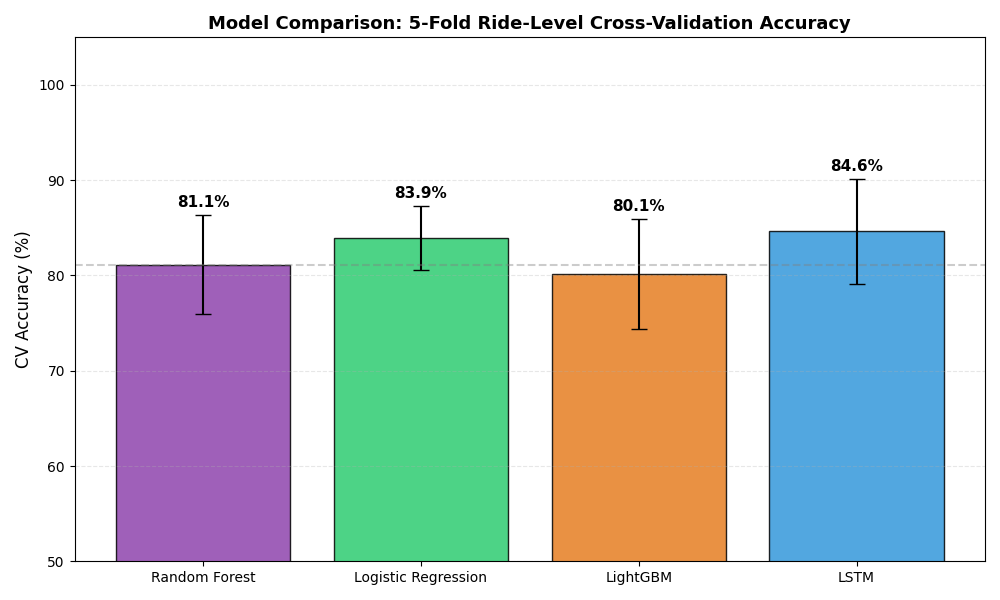

Python code for this plot:
import os
import sys
import pandas as pd
import numpy as np
import matplotlib.pyplot as plt
import warnings
warnings.filterwarnings('ignore')

# --- Core ML imports ---
try:
    from sklearn.model_selection import train_test_split, GroupKFold
    from sklearn.ensemble import RandomForestClassifier
    from sklearn.linear_model import LogisticRegression
    from sklearn.preprocessing import StandardScaler
    from sklearn.metrics import accuracy_score, classification_report
    import joblib
except ImportError:
    print("Error: pip install scikit-learn joblib")
    sys.exit(1)

# --- LightGBM (optional) ---
try:
    import lightgbm as lgb
    LGBM_AVAILABLE = True
except ImportError:
    LGBM_AVAILABLE = False
    print("⚠️  LightGBM not installed — skipping. Run: pip install lightgbm")

# --- TensorFlow/Keras for LSTM (optional) ---
try:
    import tensorflow as tf
    from tensorflow.keras.models import Sequential
    from tensorflow.keras.layers import LSTM, Dense, Dropout
    from tensorflow.keras.callbacks import EarlyStopping
    tf.get_logger().setLevel('ERROR')
    LSTM_AVAILABLE = True
except ImportError:
    LSTM_AVAILABLE = False
    print("⚠️  TensorFlow not installed — skipping LSTM. Run: pip install tensorflow")


# ── Shared config ────────────────────────────────────────────────────────────

FEATURE_COLS = [
    'torque_nm', 'rpm',
    'torque_rolling_3min', 'rpm_rolling_3min', 'exertion_debt_kj',
    'power_watts', 'exertion_intensity_kj_per_min',
    'temp_c', 'humidity_pct', 'speed_kph', 'skin_temp_c'
]
TARGET_COL   = 'is_sweating'
RANDOM_STATE = 42
N_CV_FOLDS   = 5

# LSTM sequence window — how many consecutive 50ms readings form one input sequence.
# 200 steps = 10 seconds of riding context fed into the network.
LSTM_WINDOW  = 200
LSTM_STRIDE  = 20   # step between windows (1 second), keeps dataset size manageable


# ── Data loading ─────────────────────────────────────────────────────────────

def load_data():
    csv_path = os.path.join(os.path.dirname(os.path.abspath(__file__)), 'ml_ready_dataset.csv')
    if not os.path.exists(csv_path):
        print("Error: ml_ready_dataset.csv not found. Run Step 2 first.")
        sys.exit(1)

    df = pd.read_csv(csv_path)
    df = df.dropna(subset=FEATURE_COLS + [TARGET_COL])
    print(f"Loaded {len(df)} rows across {df['ride_id'].nunique()} rides.")
    return df


# ── Ride-level CV helper ──────────────────────────────────────────────────────

def ride_level_cv(model_factory, X, y, groups, scale=False):
    """
    Run GroupKFold CV keeping rides intact across folds.
    model_factory: callable that returns a fresh unfitted model.
    scale: whether to StandardScale features (needed for Logistic Regression).
    Returns list of per-fold accuracy scores.
    """
    gkf = GroupKFold(n_splits=N_CV_FOLDS)
    scores = []
    for fold, (tr_idx, te_idx) in enumerate(gkf.split(X, y, groups), start=1):
        X_tr, X_te = X.iloc[tr_idx], X.iloc[te_idx]
        y_tr, y_te = y.iloc[tr_idx], y.iloc[te_idx]

        if scale:
            scaler = StandardScaler()
            X_tr = scaler.fit_transform(X_tr)
            X_te = scaler.transform(X_te)

        clf = model_factory()
        clf.fit(X_tr, y_tr)
        scores.append(accuracy_score(y_te, clf.predict(X_te)))
    return scores


# ── LSTM sequence builder ─────────────────────────────────────────────────────

def build_lstm_sequences(df, feature_cols, target_col, window, stride):
    """
    For each ride, slide a window of `window` rows across the data with step `stride`.
    Each sequence is labelled with the target value of its final timestep.
    Returns X (n_sequences, window, n_features), y (n_sequences,), groups (n_sequences,).
    """
    X_seqs, y_seqs, groups = [], [], []

    for ride_id, ride_df in df.groupby('ride_id'):
        ride_df = ride_df.reset_index(drop=True)
        features = ride_df[feature_cols].values
        targets  = ride_df[target_col].values

        for start in range(0, len(ride_df) - window, stride):
            end = start + window
            X_seqs.append(features[start:end])
            y_seqs.append(targets[end - 1])   # label = last timestep of the window
            groups.append(ride_id)

    return np.array(X_seqs), np.array(y_seqs), np.array(groups)


def run_lstm_cv(X_seq, y_seq, groups, n_features):
    """
    Run GroupKFold CV for the LSTM.
    Builds and trains a fresh Keras model each fold.
    """
    unique_groups = np.array(groups)
    gkf = GroupKFold(n_splits=N_CV_FOLDS)
    scores = []

    for fold, (tr_idx, te_idx) in enumerate(gkf.split(X_seq, y_seq, unique_groups), start=1):
        X_tr, X_te = X_seq[tr_idx], X_seq[te_idx]
        y_tr, y_te = y_seq[tr_idx], y_seq[te_idx]

        # Scale each feature across the training sequences
        scaler = StandardScaler()
        shape  = X_tr.shape
        X_tr   = scaler.fit_transform(X_tr.reshape(-1, n_features)).reshape(shape)
        X_te   = scaler.transform(X_te.reshape(-1, n_features)).reshape(X_te.shape)

        model = Sequential([
            LSTM(64, input_shape=(LSTM_WINDOW, n_features), return_sequences=False),
            Dropout(0.3),
            Dense(32, activation='relu'),
            Dense(1, activation='sigmoid')
        ])
        model.compile(optimizer='adam', loss='binary_crossentropy', metrics=['accuracy'])

        early_stop = EarlyStopping(monitor='val_loss', patience=3, restore_best_weights=True)
        model.fit(
            X_tr, y_tr,
            epochs=20,
            batch_size=256,
            validation_split=0.1,
            callbacks=[early_stop],
            verbose=0
        )

        y_pred = (model.predict(X_te, verbose=0) > 0.5).astype(int).flatten()
        score  = accuracy_score(y_te, y_pred)
        scores.append(score)
        print(f"    Fold {fold}: {score*100:.2f}%")

    return scores


# ── Results table & plot ──────────────────────────────────────────────────────

def print_results_table(results):
    print("\n" + "="*65)
    print(f"  {'Model':<28} {'CV Mean':>10} {'CV Std':>10} {'Verdict':>12}")
    print("  " + "-"*60)
    for name, scores in results.items():
        mean = np.mean(scores) * 100
        std  = np.std(scores)  * 100
        verdict = "✅ Stable" if std < 8 else "⚠️  Variable"
        print(f"  {name:<28} {mean:>9.2f}% {std:>9.2f}%  {verdict}")
    print("="*65)


def plot_results(results, output_dir):
    names  = list(results.keys())
    means  = [np.mean(s) * 100 for s in results.values()]
    stds   = [np.std(s)  * 100 for s in results.values()]
    colors = ['#8E44AD', '#2ECC71', '#E67E22', '#3498DB'][:len(names)]

    fig, ax = plt.subplots(figsize=(10, 6))
    bars = ax.bar(names, means, yerr=stds, capsize=6, color=colors, alpha=0.85, edgecolor='black')

    for bar, mean, std in zip(bars, means, stds):
        ax.text(bar.get_x() + bar.get_width() / 2, bar.get_height() + std + 0.5,
                f'{mean:.1f}%', ha='center', va='bottom', fontweight='bold', fontsize=11)

    ax.set_ylabel('CV Accuracy (%)', fontsize=12)
    ax.set_title('Model Comparison: 5-Fold Ride-Level Cross-Validation Accuracy', fontsize=13, fontweight='bold')
    ax.set_ylim(50, 105)
    ax.axhline(y=np.mean(results[list(results.keys())[0]] ) * 100,
               color='grey', linestyle='--', alpha=0.4, label='RF baseline')
    ax.grid(axis='y', linestyle='--', alpha=0.3)
    plt.tight_layout()

    path = os.path.join(output_dir, '05_model_comparison.png')
    plt.savefig(path)
    plt.close()
    print(f"\n-> Saved comparison chart: {path}")


# ── Main ──────────────────────────────────────────────────────────────────────

def main():
    print("="*65)
    print("  STEP 5: MODEL COMPARISON")
    print("  Random Forest vs Logistic Regression vs LightGBM vs LSTM")
    print("="*65)

    df      = load_data()
    X       = df[FEATURE_COLS]
    y       = df[TARGET_COL]
    groups  = df['ride_id']
    out_dir = os.path.dirname(os.path.abspath(__file__))

    results = {}

    # ── 1. Random Forest (baseline — same config as script 04) ───────────────
    print("\n[1/4] Random Forest (baseline)...")
    rf_scores = ride_level_cv(
        lambda: RandomForestClassifier(n_estimators=100, max_depth=10, random_state=RANDOM_STATE, n_jobs=-1),
        X, y, groups
    )
    for i, s in enumerate(rf_scores, 1):
        print(f"    Fold {i}: {s*100:.2f}%")
    results['Random Forest'] = rf_scores

    # ── 2. Logistic Regression (simple linear baseline) ──────────────────────
    # Tests whether the problem is linearly separable — if this matches RF,
    # the complex model isn't justified.
    print("\n[2/4] Logistic Regression (linear baseline)...")
    lr_scores = ride_level_cv(
        lambda: LogisticRegression(max_iter=1000, random_state=RANDOM_STATE),
        X, y, groups, scale=True
    )
    for i, s in enumerate(lr_scores, 1):
        print(f"    Fold {i}: {s*100:.2f}%")
    results['Logistic Regression'] = lr_scores

    # ── 3. LightGBM (sequential boosting — state-of-the-art tabular) ─────────
    # Builds trees sequentially, each correcting errors of the previous.
    # Generally the strongest model on tabular data with this structure.
    if LGBM_AVAILABLE:
        print("\n[3/4] LightGBM (gradient boosting)...")
        lgbm_scores = ride_level_cv(
            lambda: lgb.LGBMClassifier(n_estimators=200, max_depth=6,
                                        learning_rate=0.05, random_state=RANDOM_STATE,
                                        verbose=-1, n_jobs=-1),
            X, y, groups
        )
        for i, s in enumerate(lgbm_scores, 1):
            print(f"    Fold {i}: {s*100:.2f}%")
        results['LightGBM'] = lgbm_scores
    else:
        print("\n[3/4] LightGBM — SKIPPED (not installed)")

    # ── 4. LSTM (sequence model — learns temporal patterns across 10s windows) ─
    # Fundamentally different approach: instead of treating each 50ms reading
    # as independent, the LSTM sees a 10-second sequence of readings and learns
    # what patterns of effort and temperature *over time* precede sweat onset.
    if LSTM_AVAILABLE:
        print("\n[4/4] LSTM (sequential deep learning — 10s windows)...")
        print(f"    Building sequences (window={LSTM_WINDOW} steps, stride={LSTM_STRIDE})...")
        X_seq, y_seq, seq_groups = build_lstm_sequences(df, FEATURE_COLS, TARGET_COL,
                                                         LSTM_WINDOW, LSTM_STRIDE)
        print(f"    Generated {len(X_seq)} sequences from {df['ride_id'].nunique()} rides.")
        lstm_scores = run_lstm_cv(X_seq, y_seq, seq_groups, n_features=len(FEATURE_COLS))
        results['LSTM'] = lstm_scores
    else:
        print("\n[4/4] LSTM — SKIPPED (TensorFlow not installed)")

    # ── Results ───────────────────────────────────────────────────────────────
    print_results_table(results)
    plot_results(results, out_dir)

    # Best model verdict
    best_name  = max(results, key=lambda k: np.mean(results[k]))
    best_mean  = np.mean(results[best_name]) * 100
    print(f"\n  Best model: {best_name} at {best_mean:.2f}% CV accuracy")
    print("\n✅ Step 5 Complete.")


if __name__ == "__main__":
    main()
